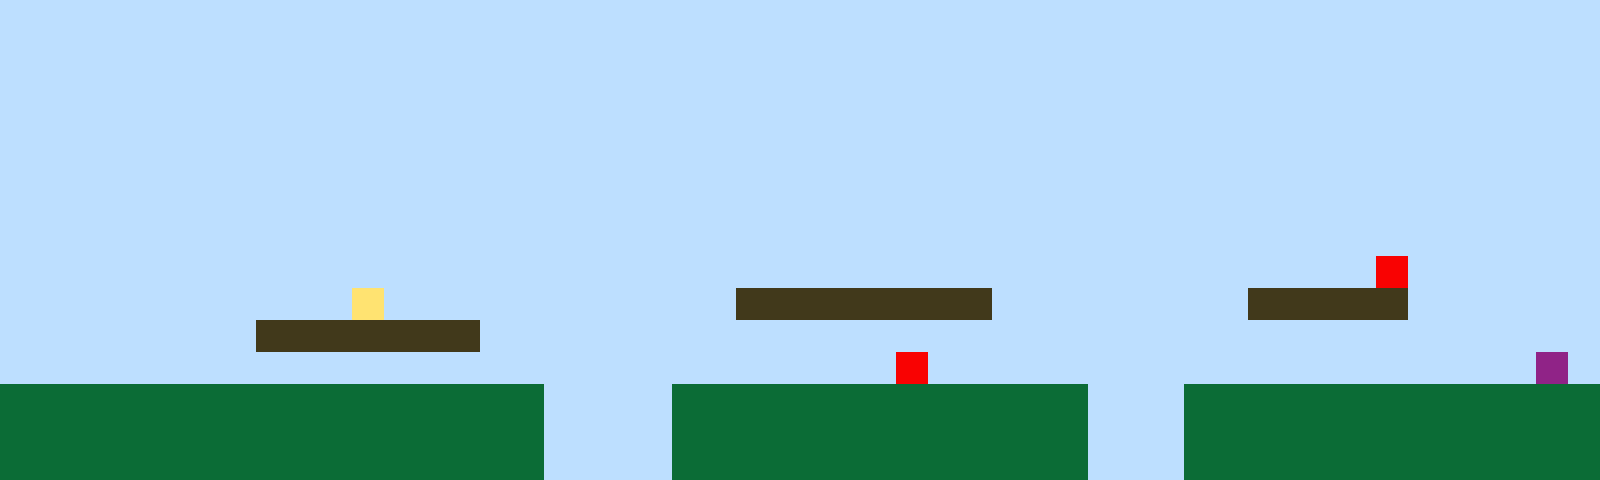

Tiled map render using the project's own tile images. Description and the whole map definition, tile-layer contents included, below:
An orthogonal 50x15 tile map with 32x32 px tiles, 1 tile layer (Tile Layer 1).

<map version="1.10" tiledversion="1.11.2" orientation="orthogonal" renderorder="right-up" width="50" height="15" tilewidth="32" tileheight="32" infinite="0" nextlayerid="2" nextobjectid="1"><editorsettings><export target="map1.csv" format="csv" /></editorsettings><tileset firstgid="1" name="sprites" tilewidth="32" tileheight="32" tilecount="6" columns="3"><image source="sprites.png" width="96" height="64" /></tileset><layer id="1" name="Tile Layer 1" width="50" height="15"><data encoding="csv">1,1,1,1,1,1,1,1,1,1,1,1,1,1,1,1,1,1,1,1,1,1,1,1,1,1,1,1,1,1,1,1,1,1,1,1,1,1,1,1,1,1,1,1,1,1,1,1,1,1,1,1,1,1,1,1,1,1,1,1,1,1,1,1,1,1,1,1,1,1,1,1,1,1,1,1,1,1,1,1,1,1,1,1,1,1,1,1,1,1,1,1,1,1,1,1,1,1,1,1,1,1,1,1,1,1,1,1,1,1,1,1,1,1,1,1,1,1,1,1,1,1,1,1,1,1,1,1,1,1,1,1,1,1,1,1,1,1,1,1,1,1,1,1,1,1,1,1,1,1,1,1,1,1,1,1,1,1,1,1,1,1,1,1,1,1,1,1,1,1,1,1,1,1,1,1,1,1,1,1,1,1,1,1,1,1,1,1,1,1,1,1,1,1,1,1,1,1,1,1,1,1,1,1,1,1,1,1,1,1,1,1,1,1,1,1,1,1,1,1,1,1,1,1,1,1,1,1,1,1,1,1,1,1,1,1,1,1,1,1,1,1,1,1,1,1,1,1,1,1,1,1,1,1,1,1,1,1,1,1,1,1,1,1,1,1,1,1,1,1,1,1,1,1,1,1,1,1,1,1,1,1,1,1,1,1,1,1,1,1,1,1,1,1,1,1,1,1,1,1,1,1,1,1,1,1,1,1,1,1,1,1,1,1,1,1,1,1,1,1,1,1,1,1,1,1,1,1,1,1,1,1,1,1,1,1,1,1,1,1,1,1,1,1,1,1,1,1,1,1,1,1,1,1,1,1,1,1,1,1,1,1,1,1,1,1,1,1,1,1,1,1,1,1,1,1,1,1,1,1,1,1,1,1,1,1,1,1,1,1,1,1,1,1,1,1,1,1,1,1,1,1,1,1,1,1,1,1,1,1,1,1,1,1,1,1,1,1,1,1,1,1,1,1,1,1,1,1,1,1,1,1,1,1,1,1,1,1,1,1,1,1,1,5,1,1,1,1,1,1,1,1,1,1,1,1,1,1,1,1,1,4,1,1,1,1,1,1,1,1,1,1,1,3,3,3,3,3,3,3,3,1,1,1,1,1,1,1,1,3,3,3,3,3,1,1,1,1,1,1,1,1,1,1,1,1,1,1,3,3,3,3,3,3,3,1,1,1,1,1,1,1,1,1,1,1,1,1,1,1,1,1,1,1,1,1,1,1,1,1,1,1,1,1,1,1,1,1,1,1,1,1,1,1,1,1,1,1,1,1,1,1,1,1,1,1,1,1,1,1,1,1,1,1,1,1,1,1,5,1,1,1,1,1,1,1,1,1,1,1,1,1,1,1,1,1,1,1,6,1,2,2,2,2,2,2,2,2,2,2,2,2,2,2,2,2,2,1,1,1,1,2,2,2,2,2,2,2,2,2,2,2,2,2,1,1,1,2,2,2,2,2,2,2,2,2,2,2,2,2,2,2,2,2,2,2,2,2,2,2,2,2,2,2,2,2,2,1,1,1,1,2,2,2,2,2,2,2,2,2,2,2,2,2,1,1,1,2,2,2,2,2,2,2,2,2,2,2,2,2,2,2,2,2,2,2,2,2,2,2,2,2,2,2,2,2,2,1,1,1,1,2,2,2,2,2,2,2,2,2,2,2,2,2,1,1,1,2,2,2,2,2,2,2,2,2,2,2,2,2</data></layer></map>
